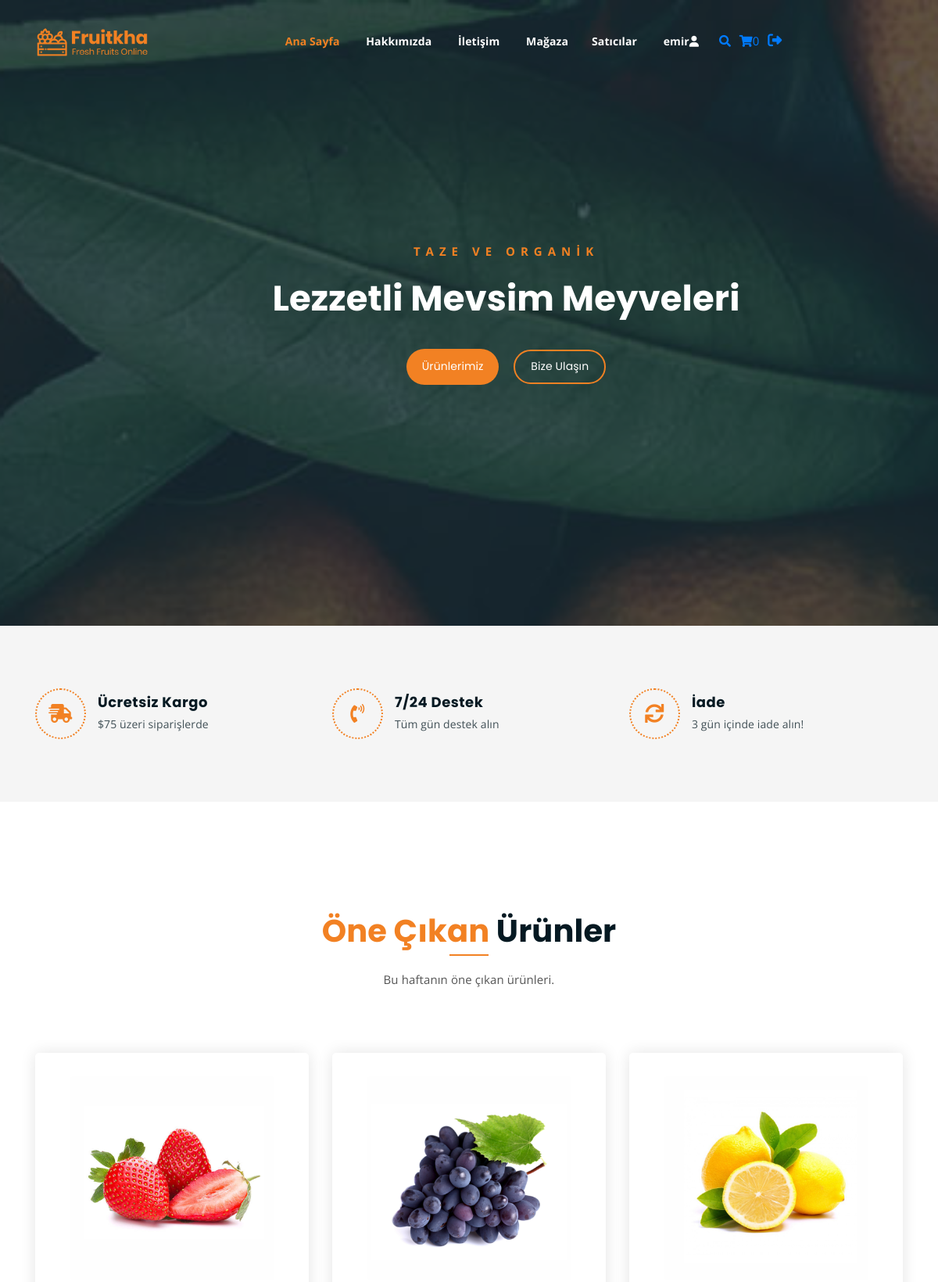
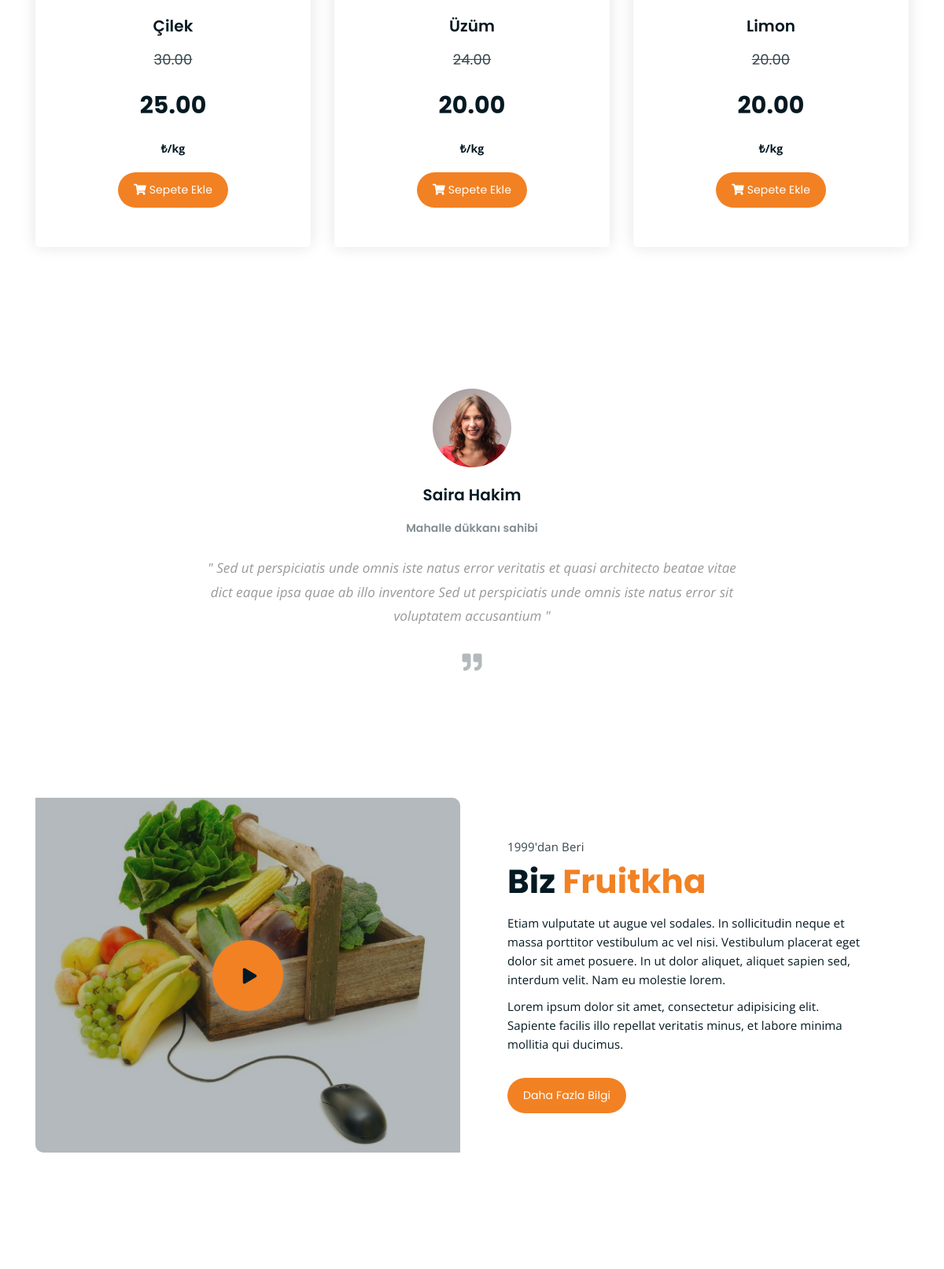
The app's page / (signed in, upper part) with its own data (2 pictures, top to bottom).
### core/models.py (models this page shows, shortened)
class Product(models.Model):
    category = models.ForeignKey(Category,on_delete=models.CASCADE) # Category tablosuyla ilişki kurulması
    user = models.ForeignKey(User, on_delete=models.SET_NULL,null=True)
    vendor = models.ForeignKey(Vendor, on_delete=models.SET_NULL,null=True,related_name="vendor")
    title = models.CharField(max_length=100,default="Taze Meyve")
    image = models.ImageField(upload_to=user_directory_path,default="urun.jpg")
    description = RichTextUploadingField(null=True,blank=True,default="Bu bir ürün")
    price = models.DecimalField(max_digits=9999999, decimal_places=2,default="1.99")
    old_price = models.DecimalField(max_digits=9999999, decimal_places=2,default="2.99")
    specifications =  RichTextUploadingField(null=True,blank=True)
    product_status = models.CharField(choices=STATUS,max_length=10,default="in_revie")
    status = models.BooleanField(default=True)
    in_stock = models.BooleanField(default=True)
    featured = models.BooleanField(default=False)
    digital = models.BooleanField(default=False)
    date = models.DateTimeField(auto_now_add=True)
    date = models.DateTimeField(null=True,blank=True)
    class Meta:
        verbose_name_plural = "Products"

### core/views.py (the view)
# urls.py: path('',index,name="index"),
def index(request):
    toprak = Category.objects.get(title="Toprakta Yetişen")
    products = Product.objects.filter(category=toprak)[:3]
    context = {
        'products':products
    }
    return render(request,'core/index.html',context)

### templates/core/index.html (shortened to what this page needs)
{% extends "partials/base.html" %}
{% load static %}
{% block content %}
<div class="hero-area hero-bg">
  <div class="container">
    <div class="row">
      <div class="col-lg-9 offset-lg-2 text-center">
        <div class="hero-text">
          <div class="hero-text-tablecell">
            <p class="subtitle">Taze ve Organik</p>
            <h1>Lezzetli Mevsim Meyveleri</h1>
            <div class="hero-btns">
              <a href="{% url 'core:shop' %}" class="boxed-btn">Ürünlerimiz</a>
              <a href="contact.html" class="bordered-btn">Bize Ulaşın</a>
            </div>
          </div>
        </div>
      </div>
    </div>
  </div>
</div>
<div class="list-section pt-80 pb-80">
  <div class="container">
    <div class="row">
      <div class="col-lg-4 col-md-6 mb-4 mb-lg-0">
        <div class="list-box d-flex align-items-center">
          <div class="list-icon">
            <i class="fas fa-shipping-fast"></i>
          </div>
          <div class="content">
            <h3>Ücretsiz Kargo</h3>
            <p>$75 üzeri siparişlerde</p>
          </div>
        </div>
      </div>
      <div class="col-lg-4 col-md-6 mb-4 mb-lg-0">
        <div class="list-box d-flex align-items-center">
          <div class="list-icon">
            <i class="fas fa-phone-volume"></i>
          </div>
          <div class="content">
            <h3>7/24 Destek</h3>
            <p>Tüm gün destek alın</p>
          </div>
        </div>
      </div>
      <div class="col-lg-4 col-md-6">
        <div class="list-box d-flex justify-content-start align-items-center">
          <div class="list-icon">
            <i class="fas fa-sync"></i>
          </div>
          <div class="content">
            <h3> İade</h3>
            <p>3 gün içinde iade alın!</p>
          </div>
        </div>
      </div>
    </div>
  </div>
</div>
<div class="product-section mt-150 mb-150">
  <div class="container">
    <div class="row">
      <div class="col-lg-8 offset-lg-2 text-center">
        <div class="section-title">
          <h3><span class="orange-text">Öne Çıkan</span> Ürünler</h3>
          <p>Bu haftanın öne çıkan ürünleri.</p>
        </div>
      </div>
    </div>
    <div class="row">
      {% for p in products %}
      <div class="col-lg-4 col-md-6 text-center">
        <div class="single-product-item">
          <div class="product-image">
            <a href="/products/{{p.id}}"><img src="{{p.image.url}}" alt=""></a>
          </div>
          <h3>{{p.title}}</h3>
          <p class="product-price"><span style=font-size:18px><del>{{p.old_price}}</del></span><p class="product-price current-product-price-{{p.id}}">{{p.price}}</p><strong>₺/kg</strong></span></span>  </p>
          <a class="boxed-btn add-to-cart-btn" data-index="{{p.id}}" id="add-to-cart-btn"><i class="fas fa-shopping-cart"></i> Sepete Ekle</a>
        </div>
      </div>
      {% endfor %}
    </div>
  </div>
</div>
<div class="testimonail-section mt-150 mb-150">
  <div class="container">
    <div class="row">
      <div class="col-lg-10 offset-lg-1 text-center">
        <div class="testimonial-sliders">
          <div class="single-testimonial-slider">
            <div class="client-avater">
              <img src="{% static 'assets/img/avaters/avatar1.png' %}" alt="">
            </div>
            <div class="client-meta">
              <h3>Saira Hakim <span>Mahalle dükkanı sahibi</span></h3>
              <p class="testimonial-body">
                " Sed ut perspiciatis unde omnis iste natus error veritatis et  quasi architecto beatae vitae dict eaque ipsa quae ab illo inventore Sed ut perspiciatis unde omnis iste natus error sit voluptatem accusantium "
              </p>
              <div class="last-icon">
                <i class="fas fa-quote-right"></i>
              </div>
            </div>
          </div>
        </div>
      </div>
    </div>
  </div>
</div>
<div class="abt-section mb-150">
  <div class="container">
    <div class="row">
      <div class="col-lg-6 col-md-12">
        <div class="abt-bg">
          <a href="https://www.youtube.com/watch?v=DBLlFWYcIGQ" class="video-play-btn popup-youtube"><i class="fas fa-play"></i></a>
        </div>
      </div>
      <div class="col-lg-6 col-md-12">
        <div class="abt-text">
          <p class="top-sub">1999'dan Beri</p>
          <h2>Biz <span class="orange-text">Fruitkha</span></h2>
          <p>Etiam vulputate ut augue vel sodales. In sollicitudin neque et massa porttitor vestibulum ac vel nisi. Vestibulum placerat eget dolor sit amet posuere. In ut dolor aliquet, aliquet sapien sed, interdum velit. Nam eu molestie lorem.</p>
          <p>Lorem ipsum dolor sit amet, consectetur adipisicing elit. Sapiente facilis illo repellat veritatis minus, et labore minima mollitia qui ducimus.</p>
          <a href="about.html" class="boxed-btn mt-4">Daha Fazla Bilgi</a>
        </div>
      </div>
    </div>
  </div>
</div>
{% endblock content %}

### templates/partials/base.html (shortened to what this page needs)
{% load static %}
<!DOCTYPE html>
<html lang="tr">
<head>
	<link rel="stylesheet" href="https://cdnjs.cloudflare.com/ajax/libs/font-awesome/6.4.2/css/all.min.css" />
	<link rel="stylesheet" href="{% static 'assets/css/all.min.css' %}">
	<link rel="stylesheet" href="{% static 'assets/bootstrap/css/bootstrap.min.css' %}">
	<link rel="stylesheet" href="{% static 'assets/css/owl.carousel.css' %}">
	<link rel="stylesheet" href="{% static 'assets/css/magnific-popup.css' %}">
	<link rel="stylesheet" href="{% static 'assets/css/animate.css' %}">
	<link rel="stylesheet" href="{% static 'assets/css/meanmenu.min.css' %}">
	<link rel="stylesheet" href="{% static 'assets/css/main.css' %}">
	<link rel="stylesheet" href="{% static 'assets/css/responsive.css' %}">
</head>
<body>
	<div class="top-header-area" id="sticker">
		<div class="container">
			<div class="row">
				<div class="col-lg-12 col-sm-12 text-center">
					<div class="main-menu-wrap">
						<div class="site-logo">
							<a href="{% url 'core:index' %}">
								<img src="{% static 'assets/img/logo.png' %}" alt="">
							</a>
						</div>
						<nav class="main-menu">
							<ul>
								<li class="current-list-item"><a href="{% url 'core:index' %}">Ana Sayfa</a>
								</li>
								<li><a href="{% url 'core:hakkimizda' %}">Hakkımızda</a></li>
								<li><a href="{% url 'core:contact' %}">İletişim</a></li>
								<li><a href="{% url 'core:shop' %}">Mağaza</a>
								<li><a href="{% url 'core:vendor-list' %}">Satıcılar</a>
								</li>
								<li>
									<div class="header-icons">
										{% if user.id is not None %}
										<li class="scroll-to-section"> <strong><a href="{% url 'user:profile' %}">{{user.username}}<i class="fa-solid fa-user" ></i></a></strong></p></li>
										<a class="mobile-hide search-bar-icon ml-2" href="#" style="font-size:15px"><i class="fas fa-search"></i></a>
										<a class="shopping-cart ml-2 cart-items-count" href="{% url 'core:cart' %}" style="font-size:15px"><i class="fas fa-shopping-cart "></i>{{request.session.cart_data_obj|length}}</a>
										<a class="ml-2" href="{% url 'user:logout' %}" style="font-size:18px"><i class="fa-solid fa-right-from-bracket"></i></a>
										{% endif %}
									</div>
								</li>
							</ul>
						</nav>
					</div>
				</div>
			</div>
		</div>
	</div>
    {% block content %}
    {% endblock content %}
</body>
</html>

### core/static/assets/css/responsive.css (style rules this page uses)
@media only screen and (min-width: 992px) and (max-width: 1200px) { .hero-text h1 { font-size: 45px; } }
@media only screen and (min-width: 992px) and (max-width: 1200px) { a.video-play-btn { right: 51%; } }

### records on screen
Product: image (picture), title "Çilek", old_price "30.00", price "25.00"
Product: image (picture), title "Üzüm", old_price "24.00", price "20.00"
Product: image (picture), title "Limon", old_price "20.00", price "20.00"

### other values on screen
{{ user.username }} "emir"
{{ request.session.cart_data_obj|length }} "0"
